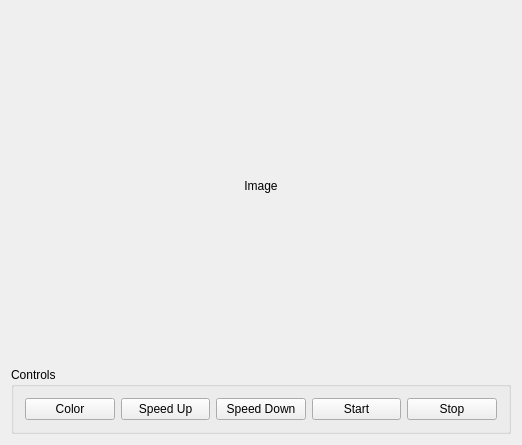
<?xml version="1.0" encoding="UTF-8"?>
<ui version="4.0">
 <class>BallWindow</class>
 <widget class="QWidget" name="BallWindow">
  <property name="geometry">
   <rect>
    <x>0</x>
    <y>0</y>
    <width>480</width>
    <height>300</height>
   </rect>
  </property>
  <property name="windowTitle">
   <string>Moving Ball App</string>
  </property>
  <layout class="QVBoxLayout" name="verticalLayout">
   <item>
    <widget class="QLabel" name="imageLabel">
     <property name="sizePolicy">
      <sizepolicy hsizetype="Preferred" vsizetype="MinimumExpanding">
       <horstretch>0</horstretch>
       <verstretch>0</verstretch>
      </sizepolicy>
     </property>
     <property name="minimumSize">
      <size>
       <width>500</width>
       <height>350</height>
      </size>
     </property>
     <property name="text">
      <string>Image</string>
     </property>
     <property name="textFormat">
      <enum>Qt::PlainText</enum>
     </property>
     <property name="alignment">
      <set>Qt::AlignCenter</set>
     </property>
    </widget>
   </item>
   <item>
    <widget class="QGroupBox" name="groupBox">
     <property name="title">
      <string>Controls</string>
     </property>
     <layout class="QHBoxLayout" name="horizontalLayout">
      <item>
       <widget class="QPushButton" name="colorPushButton">
        <property name="text">
         <string>Color</string>
        </property>
       </widget>
      </item>
      <item>
       <widget class="QPushButton" name="speedUpPushButton">
        <property name="text">
         <string>Speed Up</string>
        </property>
       </widget>
      </item>
      <item>
       <widget class="QPushButton" name="speedDownPushButton">
        <property name="text">
         <string>Speed Down</string>
        </property>
       </widget>
      </item>
      <item>
       <widget class="QPushButton" name="startPushButton">
        <property name="sizePolicy">
         <sizepolicy hsizetype="Minimum" vsizetype="Preferred">
          <horstretch>0</horstretch>
          <verstretch>0</verstretch>
         </sizepolicy>
        </property>
        <property name="text">
         <string>Start</string>
        </property>
       </widget>
      </item>
      <item>
       <widget class="QPushButton" name="stopPushButton">
        <property name="sizePolicy">
         <sizepolicy hsizetype="Minimum" vsizetype="Preferred">
          <horstretch>0</horstretch>
          <verstretch>0</verstretch>
         </sizepolicy>
        </property>
        <property name="text">
         <string>Stop</string>
        </property>
       </widget>
      </item>
     </layout>
    </widget>
   </item>
  </layout>
 </widget>
 <layoutdefault spacing="6" margin="11"/>
 <resources/>
 <connections/>
</ui>
